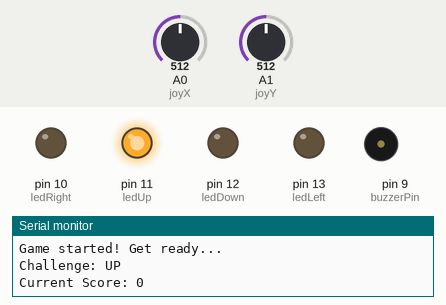
The sketch below on a simulated Arduino Uno, built with avr-gcc and run on an emulated ATmega328P. Parts: output pins drawn as LEDs (lit = HIGH), buzzer (waves = sounding), the last lines printed to the serial monitor. Dashed ring = blinking. The test bench sets the inputs (shaded band); at power-on: A1 (joyY) = 512, A0 (joyX) = 512. Random numbers use the default seed unless the sketch sets one.

Above: at 3.2 s.
3.3 s: A1 (joyY) set to 211
At 3.57 s:
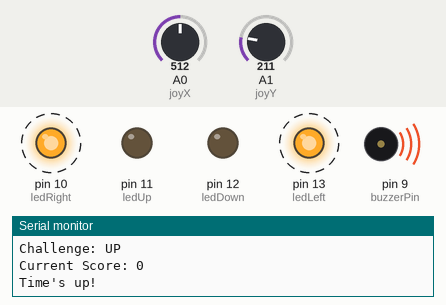
6.3 s: A1 (joyY) set to 189
At 17.55 s:
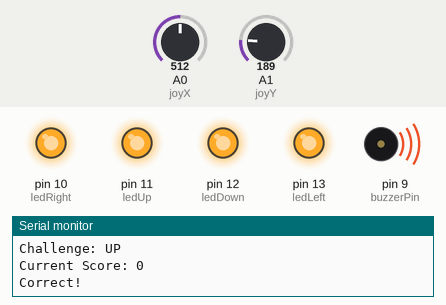
At 21.2 s:
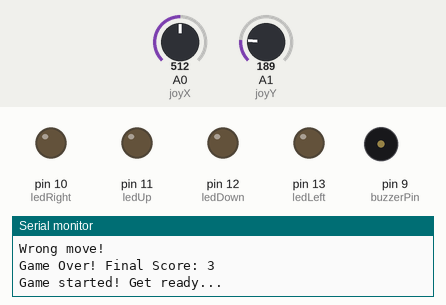
Timing chart, 0 to 38.9 s (numbered marks = the images above; inputs shaded):
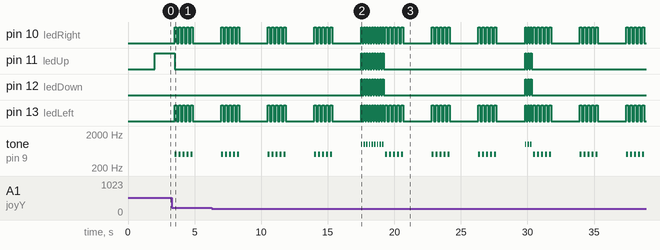

The sketch:

sketch_sep1b.ino
```cpp
#include <Arduino.h>

const int joyX = A0;
const int joyY = A1;
const int ledRight = 10;
const int ledUp = 11;
const int ledDown = 12;
const int ledLeft = 13;
const int buzzerPin = 9;

enum Direction {
    UP,
    DOWN,
    LEFT,
    RIGHT
};

int score = 0;
Direction currentChallenge;
unsigned long challengeStartTime;
const long timeLimit = 1500;

void startNewGame();
void startNewChallenge();
void displayChallenge(Direction dir);
void allLedsOff();
void successFeedback();
void failureFeedback();
void playToneWithDelay(int frequency, int duration);

void setup() {

    pinMode(ledUp, OUTPUT);
    pinMode(ledDown, OUTPUT);
    pinMode(ledLeft, OUTPUT);
    pinMode(ledRight, OUTPUT);
    pinMode(buzzerPin, OUTPUT);
    Serial.begin(9600);
    randomSeed(analogRead(A2));
    allLedsOff();
    startNewGame();
}

void loop() {
    int xValue = analogRead(joyX);
    int yValue = analogRead(joyY);

    Direction playerMove;
    if (yValue < 200) {
        playerMove = UP;
    } else if (yValue > 800) {
        playerMove = DOWN;
    } else if (xValue < 200) {
        playerMove = LEFT;
    } else if (xValue > 700) {
        playerMove = RIGHT;
    } else {
        playerMove = (Direction)-1;
    }

    if (playerMove == currentChallenge) {
        Serial.println("Correct!");
        score++;
        successFeedback();
        startNewChallenge();
    }

    else if (playerMove != (Direction)-1) {
        Serial.println("Wrong move!");
        failureFeedback();
        Serial.println("Game Over! Final Score: " + String(score));
        startNewGame();
    }

    if (millis() - challengeStartTime > timeLimit) {
        Serial.println("Time's up!");
        failureFeedback();
        Serial.println("Game Over! Final Score: " + String(score));

        startNewGame();
    }
}

void startNewGame() {
    Serial.println("Game started! Get ready...");
    score = 0;
    delay(2000);
    startNewChallenge();
}

void startNewChallenge() {
    allLedsOff();
    currentChallenge = (Direction)random(4);
    displayChallenge(currentChallenge);
    challengeStartTime = millis();
    Serial.print("Challenge: ");
    switch (currentChallenge) {
        case UP:    Serial.println("UP");    break;
        case DOWN:  Serial.println("DOWN");  break;
        case LEFT:  Serial.println("LEFT");  break;
        case RIGHT: Serial.println("RIGHT"); break;
    }
    Serial.print("Current Score: ");
    Serial.println(score);
}

void displayChallenge(Direction dir) {
    switch (dir) {
        case UP:
            digitalWrite(ledUp, HIGH);
            break;
        case DOWN:
            digitalWrite(ledDown, HIGH);
            break;
        case LEFT:
            digitalWrite(ledLeft, HIGH);
            break;
        case RIGHT:
            digitalWrite(ledRight, HIGH);
            break;
    }
}

void allLedsOff() {
    digitalWrite(ledUp, LOW);
    digitalWrite(ledDown, LOW);
    digitalWrite(ledLeft, LOW);
    digitalWrite(ledRight, LOW);
}

void successFeedback() {
    for (int i = 0; i < 3; i++) {
        digitalWrite(ledUp, HIGH);
        digitalWrite(ledDown, HIGH);
        digitalWrite(ledLeft, HIGH);
        digitalWrite(ledRight, HIGH);
        playToneWithDelay(1000, 100);
        allLedsOff();
        delay(100);
    }
}

void failureFeedback() {
    allLedsOff();
    for (int i = 0; i < 5; i++) {
        digitalWrite(ledRight, HIGH);
        digitalWrite(ledLeft, HIGH);
        playToneWithDelay(500, 150);
        allLedsOff();
        delay(150);
    }
}

void playToneWithDelay(int frequency, int duration) {
    tone(buzzerPin, frequency);
    delay(duration);
    noTone(buzzerPin);
}
```

Measured:
- the behaviour switches between 200 and 199 on A1 (joyY) (found by bisection; images 1 and 2)
- after the input at 6.3 s, pin 12 (ledDown): LOW → HIGH after 11.2 s, → LOW 0.10 s later, → HIGH 0.10 s later, → LOW 0.10 s later, … (24 changes in this stretch)
- by itself, tone on pin 9 (buzzerPin): plays 500 Hz for 0.15 s, 500 Hz for 0.15 s, 500 Hz for 0.15 s, 500 Hz for 0.15 s, 500 Hz for 0.15 s, 500 Hz for 0.15 s … (57 notes in this stretch)
